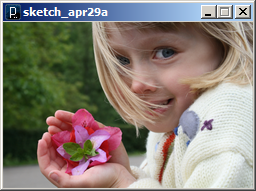
#> input picture Canny_Edge_Detector_Tuning/images/img1.png, 256 x 191 px; its folder holds only this picture in this run
$ python main.py
#> lines starting #> are read from the running program, lines starting #| are printed output that depends on the picture
import cv2
import numpy as np
import glob

# This function takes in a folder path and returns a list of all image files in that folder
def get_images(folder_path):
    img_files = []
    for file_type in ('*.jpeg', '*.jpg', '*.png'):
        img_files.extend(glob.glob(folder_path + file_type))
    return img_files

#This function takes in an image, converts it to grayscale, and i
#It returns the gray image and the initial Canny threshold values.
def process_image(image):
    gray = cv2.cvtColor(image, cv2.COLOR_BGR2GRAY)
    canny_thresh1 = 50
    canny_thresh2 = 100
    return gray, canny_thresh1, canny_thresh2


# This function creates trackbars for adjusting the Canny threshold values and displays the resulting edges.
def display_edges(gray, canny_thresh1, canny_thresh2):
    cv2.namedWindow('Canny Edge Detector', cv2.WINDOW_NORMAL)
    cv2.createTrackbar('Threshold 1', 'Canny Edge Detector', canny_thresh1, 255, lambda x: None)
    cv2.createTrackbar('Threshold 2', 'Canny Edge Detector', canny_thresh2, 255, lambda x: None)

    while True:
        # Get the current values of the trackbars
        canny_thresh1 = cv2.getTrackbarPos('Threshold 1', 'Canny Edge Detector')
        canny_thresh2 = cv2.getTrackbarPos('Threshold 2', 'Canny Edge Detector')

        # Apply the Canny edge detector with the current threshold values
        edges = cv2.Canny(gray, canny_thresh1, canny_thresh2)

        cv2.imshow('Canny Edge Detector', edges)
        key = cv2.waitKey(1) & 0xFF
        # If the 'q' key is pressed, exit the loop
        if key == ord('q'):
            break

    cv2.destroyAllWindows()


folder_path = "images/"
img_files = get_images(folder_path)

for img_file in img_files:
    img = cv2.imread(img_file)
#> img is the input picture: shape (191, 256, 3); mean B, G, R 118.8, 128.9, 136.9
    gray, canny_thresh1, canny_thresh2 = process_image(img)
#> in process_image, `gray = cv2.cvtColor(image, cv2.COLOR_BGR2GRAY)`:
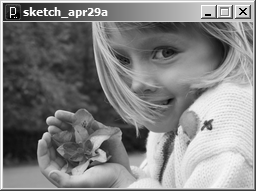
#> gray: shape (191, 256); min 0, max 255, mean 130.1
#> canny_thresh1 = 50; canny_thresh2 = 100
    display_edges(gray, canny_thresh1, canny_thresh2)
#> in display_edges, `edges = cv2.Canny(gray, canny_thresh1, canny_thresh2)`:
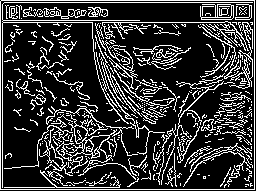
#> edges: shape (191, 256); 21% white in thin lines or dots
#> (key q is pressed here)
